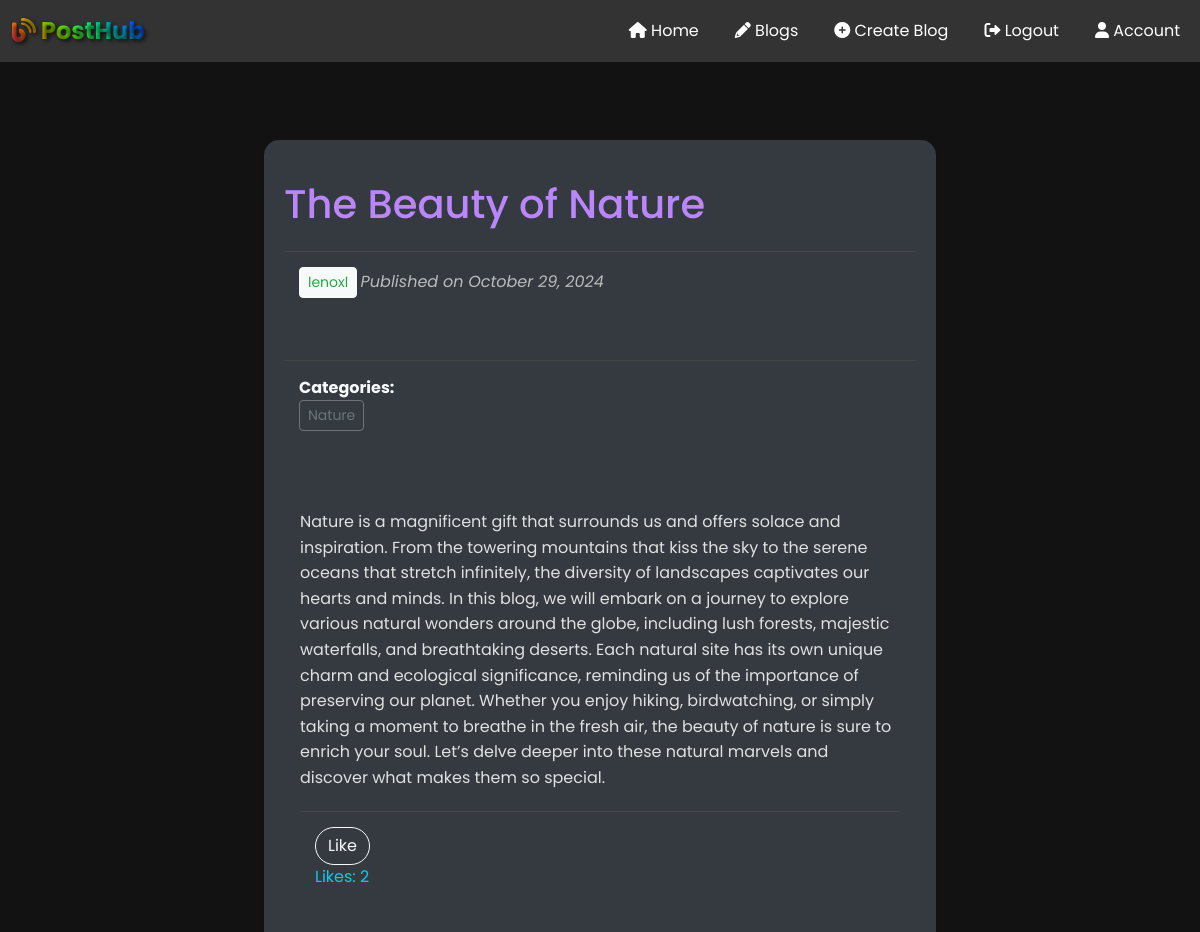
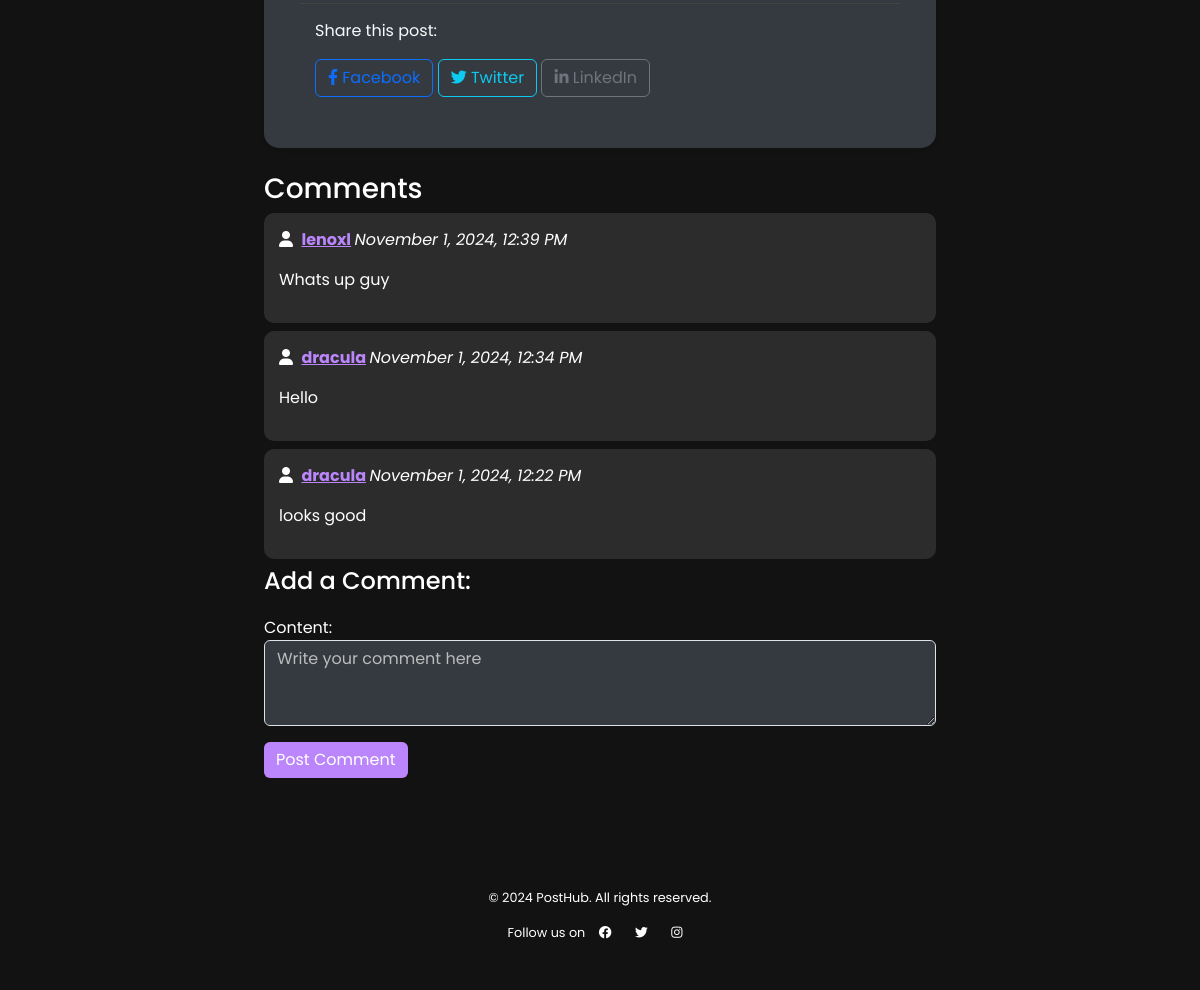
/blog/the-beauty-of-nature/ (signed in), run on the app's committed database (2 pictures, top to bottom).
### home/models.py (models this page shows, shortened)
class Blog(models.Model):
    title = models.CharField(max_length=200)
    author = models.ForeignKey(User, on_delete=models.CASCADE)  # Link to the user who created the blog
    banner = models.ImageField(upload_to='blog_banners/', null=True, blank=True)  # Optional image upload
    slug = models.SlugField(unique=True, blank=True)  # Unique slug generated from title
    body_content = models.TextField()  # Main content of the blog
    timestamp = models.DateTimeField(auto_now_add=True)  # Automatically set to the time the blog is created
    categories = models.ManyToManyField(Category, related_name='blogs', blank=True)  # Link to categories
    tags = models.ManyToManyField(Tag, related_name='blogs', blank=True)  # Link to tags

class Category(models.Model):
    name = models.CharField(max_length=50)
    slug = models.SlugField(unique=True)

class Comment(models.Model):
    blog = models.ForeignKey(Blog, on_delete=models.CASCADE, related_name='comments')
    author = models.ForeignKey(User, on_delete=models.CASCADE)
    content = models.TextField()
    timestamp = models.DateTimeField(auto_now_add=True)

### home/views.py (the view)
# urls.py: path('blog/<slug:slug>/', views.blog_detail, name='blog_detail'),
def blog_detail(request, slug):
    blog = get_object_or_404(Blog, slug=slug)
    comments = Comment.objects.filter(blog=blog).order_by('-timestamp')
    tags = blog.tags.all()  # Fetching tags associated with the blog
    is_liked = blog.likes.filter(user=request.user).exists() if request.user.is_authenticated else False
    if request.method == 'POST':
        comment_form = CommentForm(request.POST)
        if comment_form.is_valid():
            new_comment = comment_form.save(commit=False)
            new_comment.blog = blog
            new_comment.author = request.user
            new_comment.save()
            messages.success(request, 'Your comment has been posted.')
            return redirect('blog_detail', slug=blog.slug)
    else:
        comment_form = CommentForm()
    return render(request, 'home/blog_detail.html', {
        'blog': blog,
        'comments': comments,
        'comment_form': comment_form,
        'tags': tags,
        'is_liked': is_liked,
    })

### home/forms.py
class CommentForm(forms.ModelForm):
    class Meta:
        model = Comment
        fields = ['content']  # Assuming 'content' is the comment text field in Comment model
        widgets = {
            'content': forms.Textarea(attrs={'class': 'form-control', 'placeholder': 'Write your comment here', 'rows': 3}),
        }

### home/templates/home/blog_detail.html (shortened to what this page needs)
{% extends "layout.html" %}
{% block content %}
<div class="container py-5">
    <div class="row">
        <div class="col-lg-8 mx-auto">
            <div class="card shadow-sm animated-card">
                <h1 class="card-title">{{ blog.title }}</h1>
                <div class="author-section mb-3">
                    <p>
                        <strong>
                            <a href="{% url 'author_profile' blog.author.id %}" class="author-link btn btn-sm btn-light">{{ blog.author.username }}</a>
                        </strong>
                        <em class="published-text">Published on {{ blog.timestamp|date:"F j, Y" }}</em>
                    </p>
                </div>
                <div class="categories-section mb-3">
                    <strong>Categories:</strong>
                    <ul class="list-inline">
                        {% for category in blog.categories.all %}
                            <li class="list-inline-item">
                                <a href="{% url 'category_view' category.slug %}" class="btn btn-outline-secondary btn-sm">{{ category.name }}</a>
                            </li>
                        {% empty %}
                            <li class="list-inline-item">No categories assigned.</li>
                        {% endfor %}
                    </ul>
                </div>
                <div class="card-body">
                    <p class="card-text">{{ blog.body_content|safe }}</p>
                    <div class="likes-section">
                        <button id="like-button" class="btn btn-outline-light" data-blog-id="{{ blog.id }}">
                            {% if is_liked %}Unlike{% else %}Like{% endif %}
                        </button>
                        <p id="total-likes" class="text-info">Likes: {{ blog.likes.count }}</p>
                    </div>
                    <div class="social-share">
                        <p class="text-light">Share this post:</p>
                        <a href="https://www.facebook.com/sharer/sharer.php?u={{ request.build_absolute_uri }}" class="btn btn-outline-primary" target="_blank">
                            <i class="fab fa-facebook-f"></i> Facebook
                        </a>
                        <a href="https://twitter.com/intent/tweet?url={{ request.build_absolute_uri }}&text={{ blog.title }}" class="btn btn-outline-info" target="_blank">
                            <i class="fab fa-twitter"></i> Twitter
                        </a>
                        <a href="https://www.linkedin.com/shareArticle?mini=true&url={{ request.build_absolute_uri }}&title={{ blog.title }}" class="btn btn-outline-secondary" target="_blank">
                            <i class="fab fa-linkedin-in"></i> LinkedIn
                        </a>
                    </div>
                </div>
            </div>
            <div class="comments-section mt-4">
                <h3>Comments</h3>
                <div id="comments">
                    {% for comment in comments %}
                        <div class="comment mb-2">
                            <p>
                                <strong>
                                    <i class="fas fa-user" style="margin-right: 5px;"></i>
                                    <a href="{% url 'author_profile' comment.author.id %}">{{ comment.author.username }}</a>
                                </strong>
                                <em>{{ comment.timestamp|date:"F j, Y, g:i A" }}</em>
                            </p>
                            <p>{{ comment.content }}</p>
                        </div>
                    {% empty %}
                        <p>No comments yet.</p>
                    {% endfor %}
                </div>
                <h4>Add a Comment:</h4>
                <form method="post">
                    {{ comment_form.as_p }}
                    <button type="submit" class="btn btn-primary">Post Comment</button>
                </form>
            </div>
        </div>
    </div>
</div>
{% endblock %}

### templates/layout.html (style rules this page uses)
body { background-color: #121212; color: #ffffff; font-family: "Poppins", sans-serif; }
.container { padding-top: 20px; animation: fadeIn 1.5s ease-in-out; }

### home/templates/home/blog_detail.html (style rules this page uses)
body { background-color: #121212; color: #ffffff; }
.container { padding: 30px; }
.card { background-color: #343a40; border: none; border-radius: 15px; position: relative; overflow: hidden; transition: transform 0.2s, box-shadow 0.3s; box-shadow: 0 0 0 4px transparent; padding: 20px; }
.animated-card { animation: fadeInUp 0.6s ease-in-out; }
.card-title { margin-top: 20px; color: #bb86fc; }
.card-text { line-height: 1.6; color: #e0e0e0; margin-top: 15px; }
.author-section, .likes-section, .social-share, .categories-section { padding: 15px; border-top: 1px solid #444; margin-top: 15px; }
.author-link { color: #28a745; text-decoration: none; transition: color 0.2s; }
.published-text { color: #bbb; }
.categories-section { color: #f8f9fa; }
.btn-outline-light { border-radius: 20px; margin-right: 10px; transition: background-color 0.2s; }
.likes-section { margin-top: 20px; }
.comments-section { margin-top: 40px; }
.comment { background-color: #2c2c2c; border-radius: 10px; padding: 15px; margin-bottom: 15px; }
.comment strong a { color: #bb86fc; }
form { margin-top: 20px; }
.form-control { background-color: #343a40; color: #ffffff; }
.form-control::placeholder { color: #bbb; }
.btn-primary { background-color: #bb86fc; border: none; }

### data on the page
Blog: title "The Beauty of Nature", author.username "lenoxl", timestamp "October 29, 2024", body_content "Nature is a magnificent gift that surrounds us and offers solace and inspiration. From the towering mountains that kiss the sky to the serene oceans that stretch infinitely, the diversity of landscapes captivates our hearts and minds. In this blog, we will embark on a journey to explore various natural wonders around the globe, including lush forests, majestic waterfalls, and breathtaking deserts. Each natural site has its own unique charm and ecological significance, reminding us of the importance of preserving our planet. Whether you enjoy hiking, birdwatching, or simply taking a moment to breathe in the fresh air, the beauty of nature is sure to enrich your soul. Let’s delve deeper into…", likes.count "2"
Category: name "Nature"
Comment: author.username "lenoxl", timestamp "November 1, 2024, 12:39 PM", content "Whats up guy"
Comment: author.username "dracula", timestamp "November 1, 2024, 12:34 PM", content "Hello"
Comment: author.username "dracula", timestamp "November 1, 2024, 12:22 PM", content "looks good"
